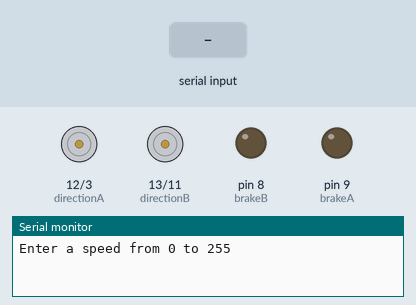
This sketch was run on a simulated Arduino Uno, built with avr-gcc and run on an emulated ATmega328P. Parts: direction and speed pins drawn as motors (green arrow = direction pin HIGH = forward, orange = LOW = backward, longer = more drive), output pins drawn as LEDs (lit = HIGH), the last lines printed to the serial monitor. Inputs (shaded band) come from the test bench.

Above: at 1.2 s.
1.3 s: "90,45\n" received over Serial
At 2.1 s:
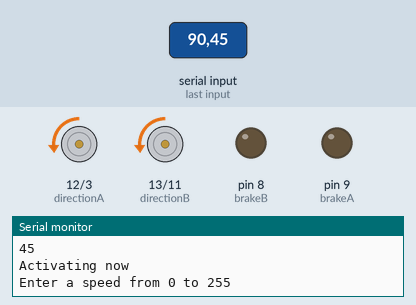
3.8 s: "30,150\n" received over Serial
At 4.4 s:
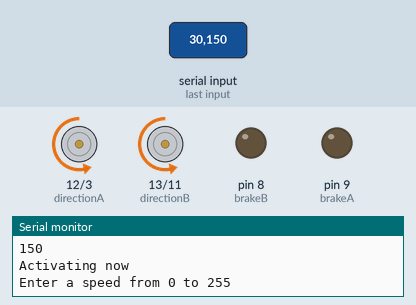
6.3 s: "200\n" received over Serial
At 7.1 s:
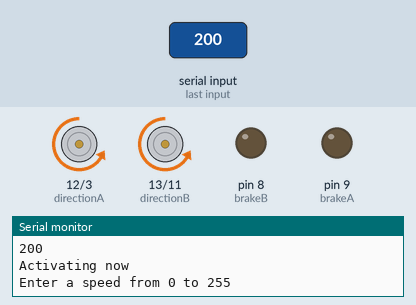
Timing chart, 0 to 9.3 s (numbered marks = the images above; inputs shaded):
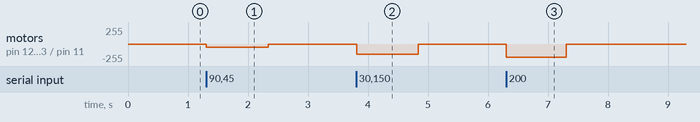

The sketch:

PitchingMachine.ino
```cpp
//Initializing variables
int sensorA = A0;
int sensorB = A1;

int brakeA = 9;
int brakeB = 8;

int pwmA = 3;
int pwmB = 11;

int directionA = 12;
int directionB = 13;

void setup() {
  //setting pin modes
  pinMode(pwmA, OUTPUT);
  pinMode(pwmB, OUTPUT);
  pinMode(brakeA, OUTPUT);
  pinMode(brakeB, OUTPUT);
  pinMode(directionA, OUTPUT);
  pinMode(directionB, OUTPUT);
  Serial.begin(9600); //creates gui
  Serial.println("Enter a speed from 0 to 255"); //gives instructions

}


void loop() {
  //randomize(); uncomment this to select random speeds
  if (Serial.available()){

    int speed = Serial.parseInt(); //gets speed
    Serial.println(speed); //prints the speed entered
    if (speed >= 0 && speed <= 255){ //makes sure the speed entered is between 0 and 255, which is the range
      Serial.println("Activating now");
      //runs the motors
      runA(speed);
      runB(speed);

    }else{
      Serial.println("Please enter a valid value");
    }
    Serial.println("Enter a speed from 0 to 255");
  }
}

/*void radomize(){ //added functionality for randomization


        int speed = random(0, 255); //chooses a random speed from 0 to 255
        Serial.println(speed); //prints the speed to the GUI
        runA(speed); //runs motor
        runB(speed); //runs motor
        int timeDelay = random(1, 5); //randomizes the delay
        delay(timeDelay*1000); //1000 is 1 second


}*/

void runA(int speed){
  digitalWrite(directionA, LOW); //sets direction of motor
  digitalWrite(brakeA, LOW); //stops break
  analogWrite(pwmA, speed); //sets speed
}

void runB(int speed){
  digitalWrite(directionB, LOW); //sets direction of motor
  digitalWrite(brakeB, LOW); //stops break
  analogWrite(pwmB, speed); //sets speed
}

void stopAll(){
  digitalWrite(brakeA, HIGH); //breaks motor
  digitalWrite(brakeB, HIGH); //breaks motor
}
```

Measured:
- after the input at 1.3 s, motor on pin 12 (directionA) / pin 3 (pwmA), motor on pin 13 (directionB) / pin 11 (pwmB): stopped → backward 45/255 at once, → stopped 1.0 s later
- after the input at 3.8 s, motor on pin 12 (directionA) / pin 3 (pwmA), motor on pin 13 (directionB) / pin 11 (pwmB): stopped → backward 150/255 at once, → stopped 1.0 s later
- after the input at 6.3 s, motor on pin 12 (directionA) / pin 3 (pwmA), motor on pin 13 (directionB) / pin 11 (pwmB): stopped → backward 200/255 at once, → stopped 1.0 s later
